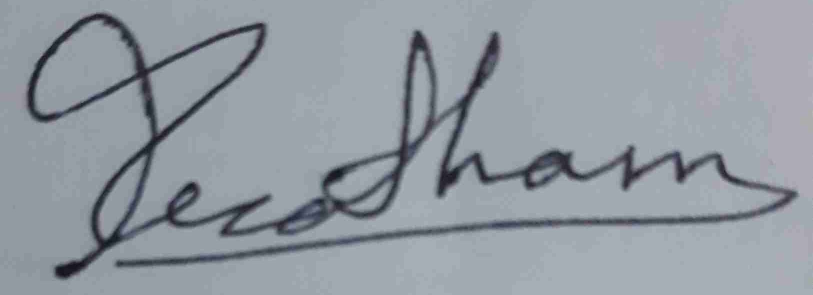
#> input picture Signature.jpg, 1625 x 590 px, given in place of signature.png, which was not available (shown at 1/2 size)
$ python gen_signature_path.py
#> lines starting #> are read from the running program, lines starting #| are printed output that depends on the picture; after the words box and inside, x2 and y2 are one past the last pixel; in counts of white or black regions, pixels touching at a corner belong together; long printed decimals are rounded
"""Trace the signature's ink into the pen's travel path, covering every stroke.

A single longest-path walk covers only ~60% of the ink: a signature is not one
continuous line, it has separate strokes (the underline flourish, the letter
bodies). The missing 40% is why letters were absent from the animation.

This decomposes the skeleton into strokes and orders them the way a hand would
write them:
  1. dilate the mask so thin spots do not fragment the skeleton
  2. skeletonise to a 1px centreline
  3. split the skeleton at junctions and endpoints into individual strokes
  4. order the strokes left to right, then top to bottom
  5. join them into one polyline, inserting a pen-lift between strokes
  6. simplify with Ramer-Douglas-Peucker

A pen-lift is encoded as a `null` separator in the JSON, so the browser can draw
the ink without a connecting line and lift the pen between strokes.

Outputs:
  src/data/signature-path.json   normalised points, `null` between strokes
  _shots/signature-trace.png     debug overlay, one colour per stroke
"""
from PIL import Image, ImageDraw
import numpy as np
import json
import os
from scipy import ndimage
from skimage.morphology import skeletonize

ROOT = r'C:\Users\gargp\Downloads\Portfolio'
SRC = os.path.join(ROOT, 'public', 'signature.png')
OUT = os.path.join(ROOT, 'src', 'data', 'signature-path.json')
DEBUG = os.path.join(ROOT, '_shots', 'signature-trace.png')

WORK_W = 700

with Image.open(SRC) as im:
#> im is the input picture: PIL image 1625x590 RGB; mean R, G, B 147.1, 154.9, 162.5
    rgba = im.convert('RGBA')
    scale = WORK_W / rgba.width
#> scale = 0.431
    work = rgba.resize((WORK_W, round(rgba.height * scale)), Image.LANCZOS)
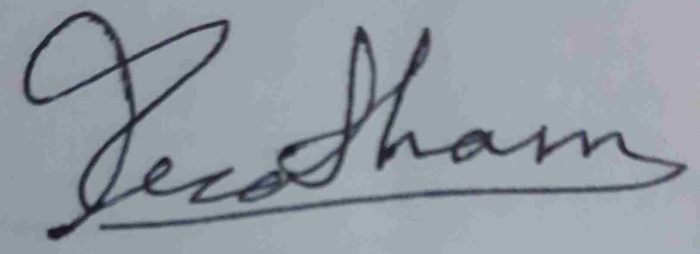
#> work: PIL image 700x254 RGBA; mean R, G, B, A 147.1, 154.9, 162.5, 255
    alpha = np.asarray(work.split()[-1])
#> alpha: shape (254, 700); every value is 255
    W, H = work.size
#> W = 700; H = 254
    print(f'mask {rgba.size} -> work {W}x{H}')
#| mask (1625, 590) -> work 700x254

ink = alpha > 96
#> ink: shape (254, 700) bool; every value is 1
print(f'ink pixels: {int(ink.sum())}')
#| ink pixels: 177800

ink_d = ndimage.binary_dilation(ink, iterations=2)
skel = skeletonize(ink_d)
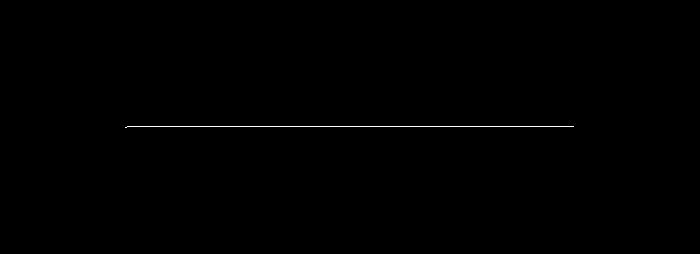
#> skel: shape (254, 700) bool; 0.25% white in thin lines or dots, all inside (x1, y1, x2, y2) = (125, 126, 574, 128)
print(f'skeleton pixels: {int(skel.sum())}')
#| skeleton pixels: 449

pts = {(int(y), int(x)) for y, x in zip(*np.nonzero(skel))}
#> pts = 449 items
NEIGHBOURS = [(-1, -1), (-1, 0), (-1, 1), (0, -1), (0, 1), (1, -1), (1, 0), (1, 1)]

adj = {}
for p in pts:
    y, x = p
    adj[p] = [(y + dy, x + dx) for dy, dx in NEIGHBOURS if (y + dy, x + dx) in pts]
#> this loop made 449 passes
#> (p, x) on passes 1 to 3: ((126, 355), 355), ((126, 364), 364), ((126, 373), 373)
#> after the loop, adj = 449 items

# --- Split the skeleton into strokes --------------------------------------
# A stroke runs between two "special" nodes: endpoints (degree 1) and junctions
# (degree >= 3). Walking edge by edge from each special node covers the whole
# skeleton exactly once.
special = {p for p in pts if len(adj[p]) != 2}
#> special = 2 items
print(f'special nodes: {len(special)} (endpoints + junctions)')
#| special nodes: 2 (endpoints + junctions)

visited_edges = set()
strokes = []


def edge_key(a, b):
    return (a, b) if a <= b else (b, a)


for start in sorted(special):
    for first in adj[start]:
        if edge_key(start, first) in visited_edges:
            continue

        stroke = [start]
        visited_edges.add(edge_key(start, first))
        prev, cur = start, first
        stroke.append(cur)

        # Walk along degree-2 nodes until the next special node.
        while cur not in special:
            nxt = None
            for n in adj[cur]:
                if n != prev and edge_key(cur, n) not in visited_edges:
                    nxt = n
                    break
            if nxt is None:
                break
            visited_edges.add(edge_key(cur, nxt))
            prev, cur = cur, nxt
            stroke.append(cur)

        if len(stroke) > 3:
            strokes.append(stroke)
#> this loop made 2 passes
#> start on passes 1 to 2: (126, 573), (127, 125)
#> after the loop, strokes = 1 item; visited_edges = 448 items

# Closed loops with no special node would be missed; pick them up too.
for p in pts:
    if p in special:
        continue
    for n in adj[p]:
        if edge_key(p, n) in visited_edges:
            continue
        stroke = [p]
        visited_edges.add(edge_key(p, n))
        prev, cur = p, n
        stroke.append(cur)
        while cur != p:
            nxt = None
            for m in adj[cur]:
                if m != prev and edge_key(cur, m) not in visited_edges:
                    nxt = m
                    break
            if nxt is None:
                break
            visited_edges.add(edge_key(cur, nxt))
            prev, cur = cur, nxt
            stroke.append(cur)
        if len(stroke) > 3:
            strokes.append(stroke)
#> this loop made 449 passes
#> p on passes 1 to 3: (126, 355), (126, 364), (126, 373)

covered = sum(len(s) for s in strokes)
#> covered = 449
print(f'strokes: {len(strokes)}  covering {covered}/{len(pts)} skeleton pixels '
      f'({100 * covered / len(pts):.0f}%)')
#| strokes: 1  covering 449/449 skeleton pixels (100%)

# --- Chain the strokes into one continuous pen path -----------------------
# Ordering fragments by x-position makes the pen teleport: it finishes a stroke
# on the right of a letter, then jumps back left for the next fragment. That is
# the "dancing" look.
#
# Instead the fragments are chained greedily by proximity: from the end of the
# current stroke, take the nearest remaining stroke end, and orient it so it
# starts there. The pen then always travels to the closest next piece of ink,
# which is how a hand moves.
def dist(a, b):
    return ((a[0] - b[0]) ** 2 + (a[1] - b[1]) ** 2) ** 0.5


def stroke_length(s):
    return sum(dist(s[j - 1], s[j]) for j in range(1, len(s)))


# Drop specks. A 2-3 point fragment is skeleton noise at a junction, not a
# stroke: writing it takes a few milliseconds and makes the pen flicker on and
# off. Anything shorter than this is absorbed by the merge step below.
MIN_LEN = 0.05
strokes = [s for s in strokes if stroke_length(s) >= MIN_LEN]
print(f'after dropping specks: {len(strokes)} strokes')
#| after dropping specks: 1 strokes

# Start at the leftmost stroke end — a signature begins at the first letter.
remaining = list(strokes)
#> remaining = 1 item
start_i = min(range(len(remaining)), key=lambda i: min(p[1] for p in remaining[i]))
#> start_i = 0
current = remaining.pop(start_i)
#> current = 449 pairs, first value 126 to 127, second value 125 to 573
if current[0][1] > current[-1][1]:
    current = list(reversed(current))

chained = [current]
while remaining:
    tail = chained[-1][-1]
    best_i, best_rev, best_d = -1, False, float('inf')
    for i, s in enumerate(remaining):
        d_head = dist(tail, s[0])
        d_tail = dist(tail, s[-1])
        if d_head < best_d:
            best_i, best_rev, best_d = i, False, d_head
        if d_tail < best_d:
            best_i, best_rev, best_d = i, True, d_tail
    nxt = remaining.pop(best_i)
    if best_rev:
        nxt = list(reversed(nxt))
    chained.append(nxt)
#> this loop made 0 passes
#> after the loop, chained = 1 item

# Report how far the pen has to travel between fragments. A large jump means the
# chain is wrong and the pen will visibly teleport.
jumps = [dist(chained[i][-1], chained[i + 1][0]) for i in range(len(chained) - 1)]
#> jumps = []
if jumps:
    jumps_sorted = sorted(jumps)
    print(f'pen lifts: {len(jumps)}  median {jumps_sorted[len(jumps_sorted) // 2]:.1f}px  '
          f'max {max(jumps):.1f}px')

# Merge fragments whose ends are within a few pixels: those are one continuous
# stroke that the skeleton split at a junction, not a real pen lift.
MERGE_PX = 6.0
merged = [chained[0]]
for s in chained[1:]:
    if dist(merged[-1][-1], s[0]) <= MERGE_PX:
        merged[-1] = merged[-1] + s
    else:
        merged.append(s)
#> after the loop, merged = 1 item
print(f'merged {len(chained)} fragments -> {len(merged)} strokes')
#| merged 1 fragments -> 1 strokes

# --- Move the underline flourish to the end -------------------------------
# A signature's long horizontal flourish is written LAST. The proximity chain
# puts it wherever it happens to be nearest, which made the underline appear
# before the letters — the most visible ordering bug.
#
# The flourish is the single WIDEST stroke: it runs under the whole signature.
# A relative test (widest by a clear margin) is robust, whereas an absolute span
# threshold matches every stroke because they all span a letter or two.
def span_of(s):
    xs = [p[1] for p in s]
#> xs = 449 values from 125 to 573
    return max(xs) - min(xs)


spans = sorted((span_of(s) for s in merged), reverse=True)
#> spans = [448]
if len(spans) >= 2 and spans[0] > spans[1] * 1.35:
    widest = max(merged, key=span_of)
    merged = [s for s in merged if s is not widest] + [widest]
    print(f'moved the underline flourish to the end (span {spans[0]:.2f} vs next {spans[1]:.2f})')
else:
    print(f'no clear flourish found (spans {spans[:3]})')
#| no clear flourish found (spans [448])

# --- Merge tiny strokes into their neighbour ------------------------------
# Done after normalisation, below: the threshold is in normalised units, so
# comparing it against pixel lengths would silently merge nothing.

oriented = merged
#> oriented = 1 item


def rdp(points, eps):
    if len(points) < 3:
        return points
    (y0, x0), (y1, x1) = points[0], points[-1]
    dy, dx = y1 - y0, x1 - x0
    norm = (dy * dy + dx * dx) ** 0.5 or 1e-9
    worst, worst_i = -1.0, 0
    for i in range(1, len(points) - 1):
        y, x = points[i]
        d = abs(dy * (x - x0) - dx * (y - y0)) / norm
        if d > worst:
            worst, worst_i = d, i
    if worst <= eps:
        return [points[0], points[-1]]
    return rdp(points[: worst_i + 1], eps)[:-1] + rdp(points[worst_i:], eps)


# Normalise over the INK's bounding box, so the path maps onto the same box the
# mask is drawn in.
ys, xs = np.nonzero(ink)
min_y, max_y = int(ys.min()), int(ys.max())
#> min_y = 0; max_y = 253
min_x, max_x = int(xs.min()), int(xs.max())
#> min_x = 0; max_x = 699
span_y = max(max_y - min_y, 1)
#> span_y = 253
span_x = max(max_x - min_x, 1)
#> span_x = 699

# Simplify and normalise each stroke, then merge the short ones in NORMALISED
# units. Doing the merge before normalisation compares pixel lengths against a
# normalised threshold, which silently merges nothing.
normalised = []
for s in oriented:
    simplified = rdp(s, 0.8)
    normalised.append([
        ((x - min_x) / span_x, (y - min_y) / span_y) for y, x in simplified
    ])
#> this loop made 1 pass
#> after the loop, normalised = [[(0.179, 0.502), (0.182, 0.498), (0.82, 0.498)]]


def nlength(s):
    return sum(dist(s[j - 1], s[j]) for j in range(1, len(s)))


MIN_WRITE_LEN = 0.22
changed = True
while changed and len(normalised) > 1:
    changed = False
    for i, s in enumerate(normalised):
        if nlength(s) >= MIN_WRITE_LEN:
            continue
        best = None
        if i > 0:
            best = (dist(normalised[i - 1][-1], s[0]), i - 1, 'prev')
        if i < len(normalised) - 1:
            d = dist(s[-1], normalised[i + 1][0])
            if best is None or d < best[0]:
                best = (d, i + 1, 'next')
        if best is None:
            break
        _, j, side = best
        if side == 'prev':
            normalised[j] = normalised[j] + s
        else:
            normalised[j] = s + normalised[j]
        normalised.pop(i)
        changed = True
        break

print(f'after merging short strokes: {len(normalised)} strokes')
#| after merging short strokes: 1 strokes
print('  lengths:', [round(nlength(s), 3) for s in normalised])
#|   lengths: [0.643]

flat = []
for s in normalised:
    if flat:
        flat.append(None)  # pen lift between strokes
    for x, y in s:
        flat.append([round(x, 5), round(y, 5)])
#> this loop made 1 pass
#> s on pass 1: [(0.179, 0.502), (0.182, 0.498), (0.82, 0.498)]
#> after the loop, flat = [[0.179, 0.502], [0.182, 0.498], [0.82, 0.498]]

payload = {
    'points': flat,
    'aspect': round(span_x / span_y, 5),
}
#> payload = {'points': [[0.179, 0.502], [0.182, 0.498], [0.82, 0.498]], 'aspect': 2.76}
os.makedirs(os.path.dirname(OUT), exist_ok=True)
with open(OUT, 'w', encoding='utf-8', newline='\n') as fh:
    json.dump(payload, fh, separators=(',', ':'))

# --- Debug overlay --------------------------------------------------------
os.makedirs(os.path.dirname(DEBUG), exist_ok=True)
dbg = Image.new('RGB', (W, H), (16, 26, 22))
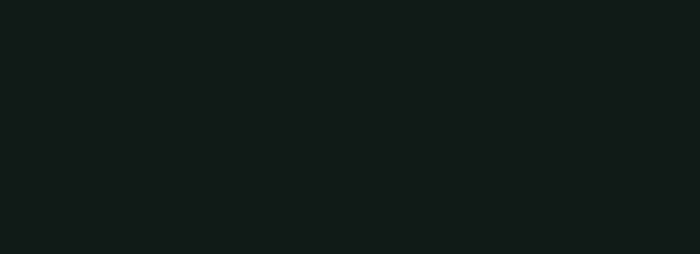
#> dbg: PIL image 700x254 RGB; mean R, G, B 16, 26, 22
dbg.paste((52, 62, 56), mask=Image.fromarray((ink * 255).astype(np.uint8)))
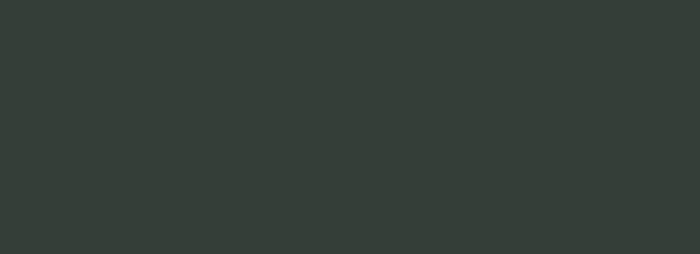
#> dbg: PIL image 700x254 RGB; mean R, G, B 52, 62, 56
draw = ImageDraw.Draw(dbg)
palette = [(196, 223, 115), (188, 128, 99), (120, 190, 220), (230, 200, 120), (200, 140, 200)]
for i, s in enumerate(oriented):
    draw.line([(x, y) for y, x in s], fill=palette[i % len(palette)], width=2)
#> this loop made 1 pass
dbg.save(DEBUG)
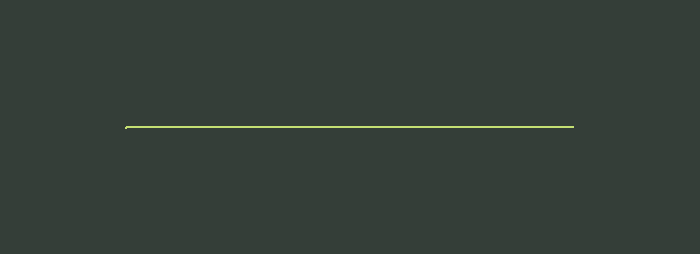
#> saved as signature-trace.png: PIL image 700x254 RGB; mean R, G, B 52.7, 62.8, 56.3

size = os.path.getsize(OUT)
print(f'wrote {OUT}  {len(flat)} entries  {size / 1024:.1f} KB  aspect={payload["aspect"]}')
#| wrote C:\Users\gargp\Downloads\Portfolio/src/data/signature-path.json  3 entries  0.1 KB  aspect=2.763
print(f'debug overlay: {DEBUG}')
if size == 0:
    raise SystemExit('EMPTY OUTPUT')
